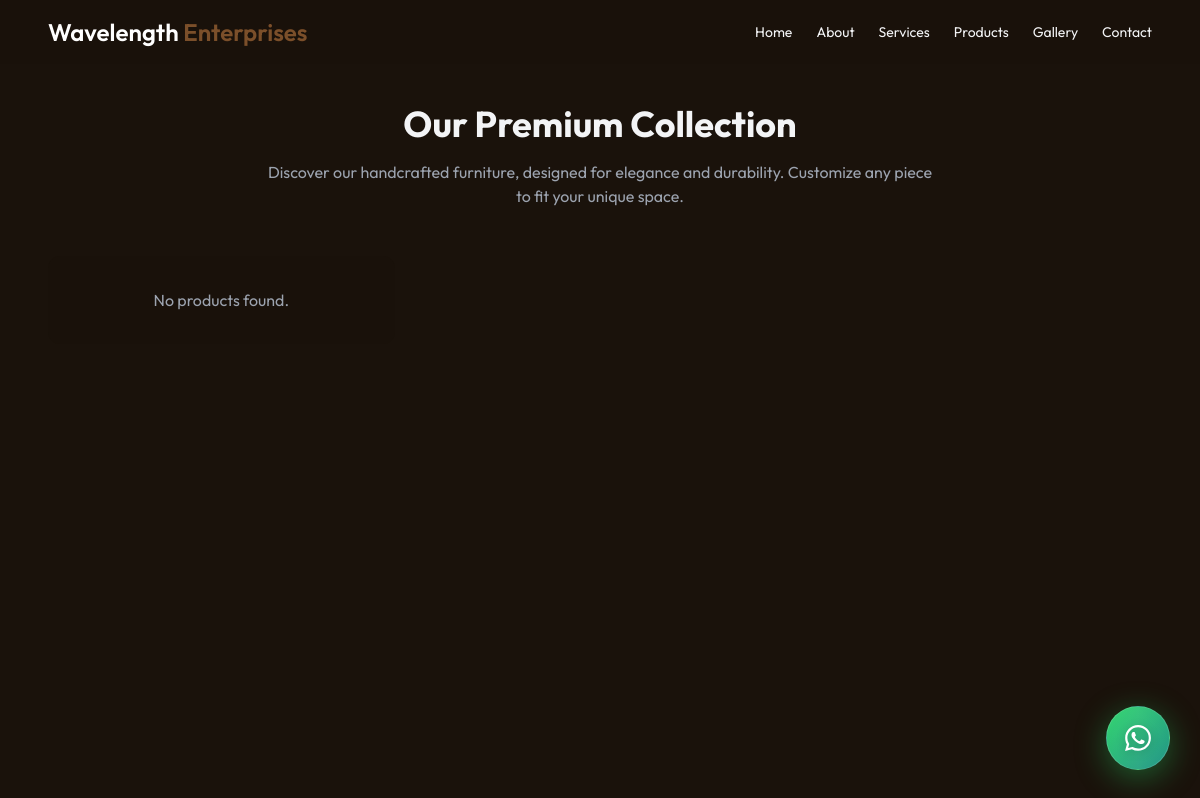
The page /products.php on the database as committed earlier.
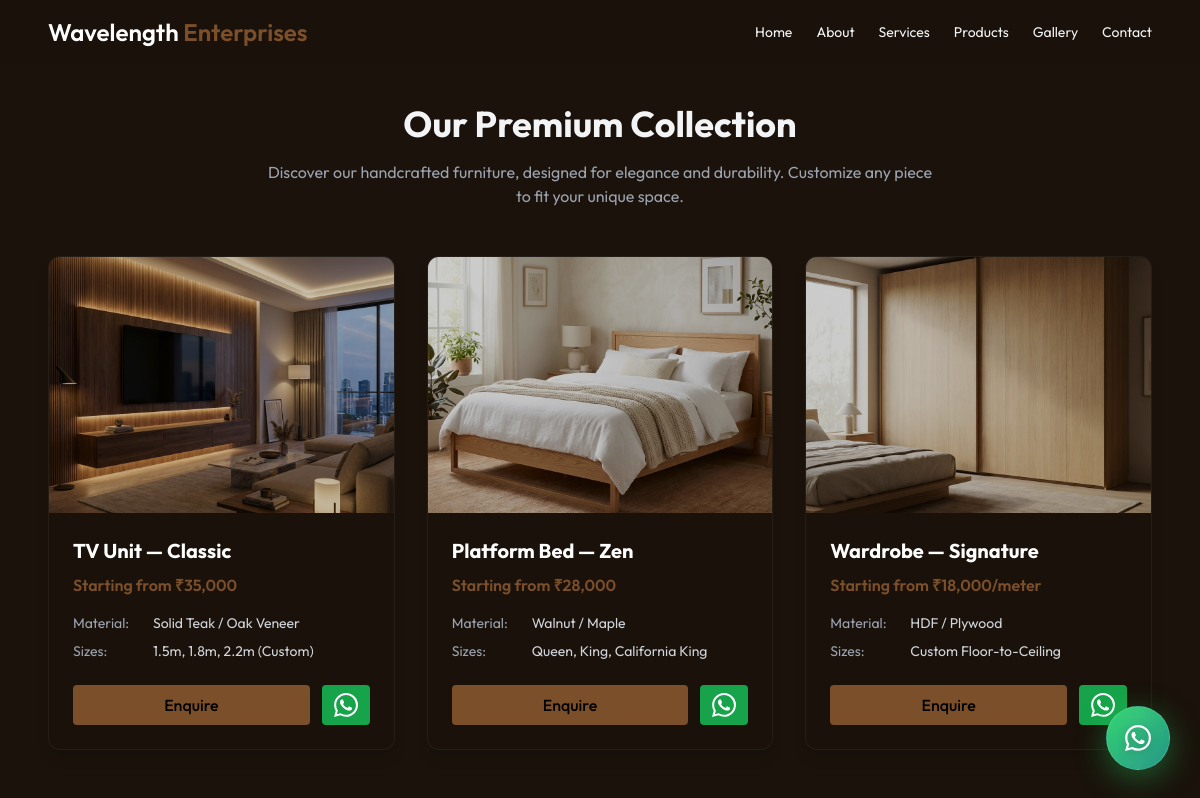
The same page on the database as committed later.
### tables this page shows
CREATE TABLE `products` (
  `id` int(11) NOT NULL,
  `name` varchar(255) NOT NULL,
  `category` varchar(100) NOT NULL,
  `price_start` varchar(50) DEFAULT NULL,
  `material` varchar(255) DEFAULT NULL,
  `sizes` varchar(255) DEFAULT NULL,
  `image_path` varchar(255) DEFAULT NULL,
  `created_at` timestamp NOT NULL DEFAULT current_timestamp()
);

### products.php (the view, shortened to what this page needs)
<!doctype html>
<html lang="en">
<head>
  <link rel="stylesheet" href="frontend/css/tailwind.css">
  <link rel="stylesheet" href="frontend/css/style.css">
  <link rel="stylesheet" href="frontend/css/responsive.css">
  <link rel="stylesheet" href="https://cdnjs.cloudflare.com/ajax/libs/font-awesome/6.5.1/css/all.min.css"
 />
  <link rel="stylesheet" href="frontend/css/dropdown.css">
</head>
<body class="bg-wood-dark text-gray-100 antialiased font-sans">
  <?php require_once 'backend/includes/header.php'; ?>
  <main class="max-w-6xl mx-auto px-4 sm:px-6 py-10">
    <div class="text-center mb-12">
      <h1 class="text-3xl md:text-4xl font-bold mb-4 reveal fade-up">Our Premium Collection</h1>
      <p class="text-muted max-w-2xl mx-auto reveal fade-up delay-100">Discover our handcrafted furniture, designed for
        elegance and durability.
        Customize any piece to fit your unique space.</p>
    </div>
    <div class="grid grid-cols-1 md:grid-cols-2 lg:grid-cols-3 gap-8 stagger-children">
      <?php
      require_once 'backend/config/db_connection.php';
      $sql = "SELECT * FROM products";
      $sql .= " ORDER BY created_at DESC";
      $result = $conn->query($sql);
      if ($result->num_rows > 0) {
          while($row = $result->fetch_assoc()) {
              $name = htmlspecialchars($row["name"]);
              $category = htmlspecialchars($row["category"]);
              $price = htmlspecialchars($row["price_start"]);
              $material = htmlspecialchars($row["material"]);
              $sizes = htmlspecialchars($row["sizes"]);
              $image = htmlspecialchars($row["image_path"]);
              $link_name = urlencode($row["name"]);
      ?>
      <article data-category="<?php echo $category; ?>"
        class="bg-wood-dark/40 rounded-xl overflow-hidden shadow-lg border border-white/5 hover:border-wood/30 transition-all duration-300 hover:-translate-y-1 group pb-product-item hover-card-zoom">
        <div class="relative h-64 overflow-hidden">
          <img src="<?php echo $image; ?>" alt="<?php echo $name; ?>"
            class="w-full h-full object-cover transition-transform duration-500 group-hover:scale-110">
          <div class="absolute inset-0 bg-black/20 group-hover:bg-transparent transition-colors"></div>
        </div>
        <div class="p-6">
          <h2 class="text-xl font-bold text-white mb-2"><?php echo $name; ?></h2>
          <p class="text-wood font-semibold mb-4">Starting from ₹<?php echo $price; ?></p>
          <div class="space-y-2 text-sm text-gray-300 mb-6">
            <div class="flex items-start"><span class="w-20 text-muted">Material:</span> <span><?php echo $material; ?></span></div>
            <div class="flex items-start"><span class="w-20 text-muted">Sizes:</span> <span><?php echo $sizes; ?></span></div>
          </div>
          <div class="flex gap-3 mt-auto">
            <a href="contact?product=<?php echo $link_name; ?>"
              class="flex-1 text-center bg-wood text-black font-medium py-2 rounded hover:bg-white transition-colors hover-lift">Enquire</a>
            <a href="https://wa.me/9373154925?text=Hi, I'm interested in the <?php echo $link_name; ?>" target="_blank"
              class="flex-none w-12 flex items-center justify-center bg-green-600 text-white rounded hover:bg-green-500 transition-colors hover-lift"
              title="Chat on WhatsApp">
            </a>
          </div>
        </div>
      </article>
      <?php
          }
      } else {
          echo '<div id="no-results" class="bg-wood-dark/40 rounded-xl p-8 text-center text-gray-400 col-span-full">No products found.</div>';
      }
      ?>
    </div>
  </main>
  <a href="https://wa.me/919373154925?text=Hi%20Wavelength%20Enterprises" class="whatsapp-premium-btn">
  </a>
</body>
</html>

### backend/includes/header.php (shortened to what this page needs)
<header class="sticky top-0 z-40 backdrop-blur bg-wood-dark/70">
  <div class="max-w-6xl mx-auto px-4 sm:px-6">
    <nav class="flex items-center justify-between h-16">
      <a href="index" class="text-2xl font-semibold text-white">Wavelength<span style="color:var(--wood)"> Enterprises</span></a>
      <ul id="nav" class="hidden md:flex space-x-6 items-center text-sm">
        <li><a href="index" class="hover:text-wood">Home</a></li>
        <li><a href="about" class="hover:text-wood">About</a></li>
        <li><a href="services" class="hover:text-wood">Services</a></li>
        <li><a href="products" class="hover:text-wood">Products</a></li>
        <li><a href="gallery" class="hover:text-wood">Gallery</a></li>
        <li><a href="contact" class="hover:text-wood">Contact</a></li>
      </ul>
    </nav>
  </div>
</header>

### frontend/css/style.css (style rules this page uses)
:root { --wood: #7b4f2a; --wood-dark: #3e2a1b; --ease-custom: cubic-bezier(0.16, 1, 0.3, 1); --ease-elastic: cubic-bezier(0.34, 1.56, 0.64, 1); --base-delay: 100ms; }
header { transition: all 0.4s var(--ease-custom); }
.reveal { opacity: 0; transform: translateY(40px); transition: opacity 0.8s var(--ease-custom), transform 0.8s var(--ease-custom); will-change: opacity, transform; }
.reveal.active { opacity: 1; transform: translateY(0); }
.stagger-children>* { opacity: 0; }
.stagger-children.active>* { animation: fadeInUpStagger 0.6s var(--ease-custom) forwards; }
.stagger-children>*:nth-child(1) { animation-delay: 100ms; }
.stagger-children>*:nth-child(2) { animation-delay: 200ms; }
.stagger-children>*:nth-child(3) { animation-delay: 300ms; }
.hover-lift { transition: transform 0.3s var(--ease-custom), box-shadow 0.3s var(--ease-custom); }
.hover-card-zoom { overflow: hidden; }
.hover-card-zoom img { transition: transform 0.7s var(--ease-custom); }
body { font-family: Inter, ui-sans-serif, system-ui, -apple-system, "Segoe UI", Roboto, "Helvetica Neue", Arial }
.text-muted { color: rgba(156, 163, 175, 1) }
.reveal { opacity: 0; transform: translateY(30px); transition: all 0.8s ease-out; }
.delay-100 { animation-delay: 100ms; }

### products.php (style rules this page uses)
.whatsapp-premium-btn { position: fixed; bottom: 30px; right: 30px; background: linear-gradient(135deg, #25D366 0%, #128C7E 100%); color: white; padding: 18px; border-radius: 50%; text-decoration: none; z-index: 999; display: flex; align-items: center; justify-content: center; box-shadow: 0 8px 32px rgba(37, 211, 102, 0.4), 0 0 0 0 rgba(37, 211, 102, 0.7); backdrop-filter: blur(10px); border: 1px solid rgba(255, 255, 255, 0.2); transition: all 0.4s cubic-bezier(0.4, 0, 0.2, 1); overflow: hidden; animation: pulse-glow 2s ease-in-out infinite; width: 64px; height: 64px; }
.whatsapp-premium-btn::before { content: ''; position: absolute; top: -50%; left: -50%; width: 200%; height: 200%; background: linear-gradient(45deg, transparent, rgba(255, 255, 255, 0.1), transparent); transform: rotate(45deg); animation: shine 3s linear infinite; }
.whatsapp-icon { width: 32px; height: 32px; filter: drop-shadow(0 2px 4px rgba(0, 0, 0, 0.2)); animation: bounce-subtle 2s ease-in-out infinite; }
.whatsapp-premium-btn::after { content: ''; position: absolute; top: 50%; left: 50%; width: 0; height: 0; border-radius: 50%; background: rgba(255, 255, 255, 0.5); transform: translate(-50%, -50%); transition: width 0.6s, height 0.6s; }

Rows that differ between the two databases and show on the page:
added products: image_path (picture), name "TV Unit — Classic", price_start "35,000", material "Solid Teak / Oak Veneer", sizes "1.5m, 1.8m, 2.2m (Custom)"
added products: image_path (picture), name "Platform Bed — Zen", price_start "28,000", material "Walnut / Maple", sizes "Queen, King, California King"
added products: image_path (picture), name "Wardrobe — Signature", price_start "18,000/meter", material "HDF / Plywood", sizes "Custom Floor-to-Ceiling"
Other text that changed with them:
text no longer shown: "No products found."
